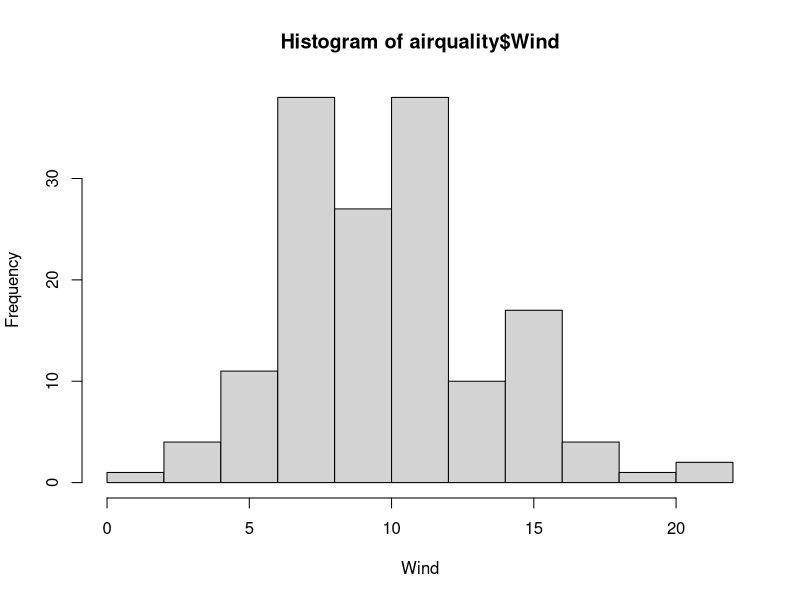
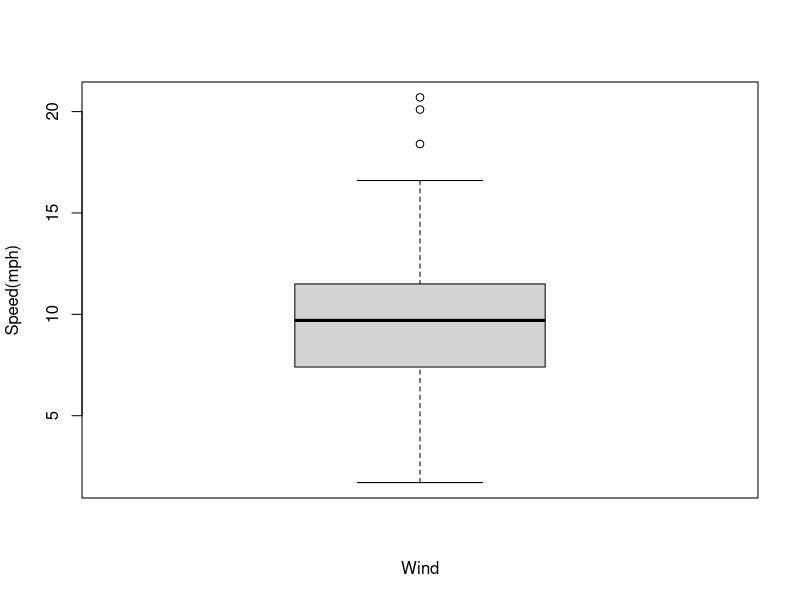
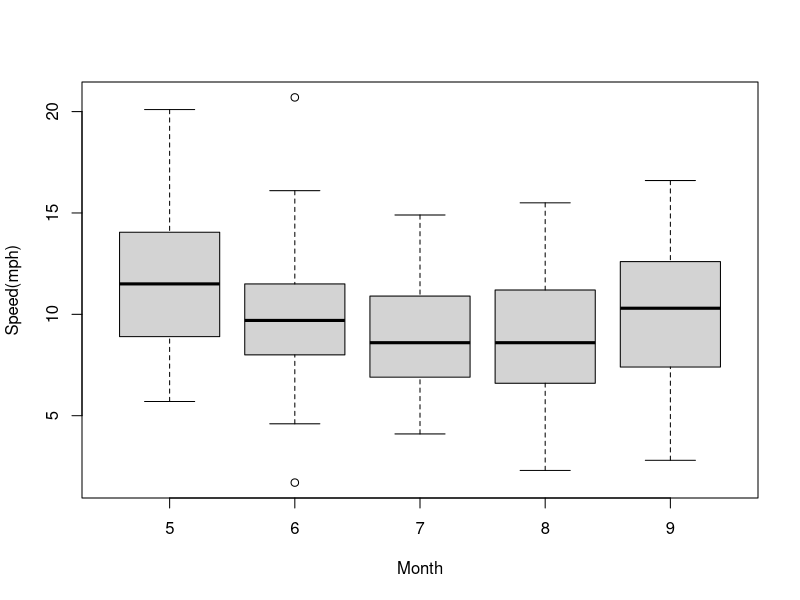

The R source for these figures, in order:
# 柱状图 wind变量是一个数值型变量
hist(airquality$Wind,xlab = "Wind")

# 表示一个变量的情况
boxplot(airquality$Wind, xlab = "Wind", ylab = "Speed(mph)")

# 一个分类变量+一个数值变量  
boxplot(Wind~Month, airquality, xlab = "Month", ylab = "Speed(mph)")